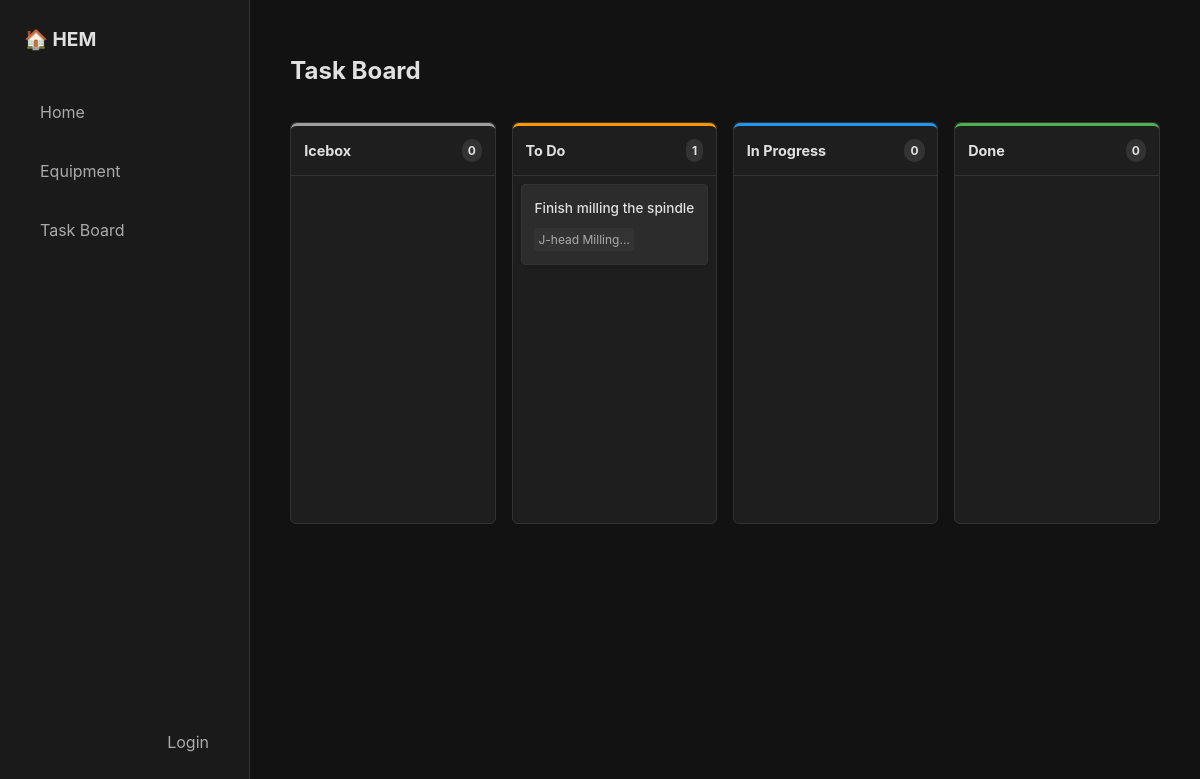
The app's page /kanban/, older data.
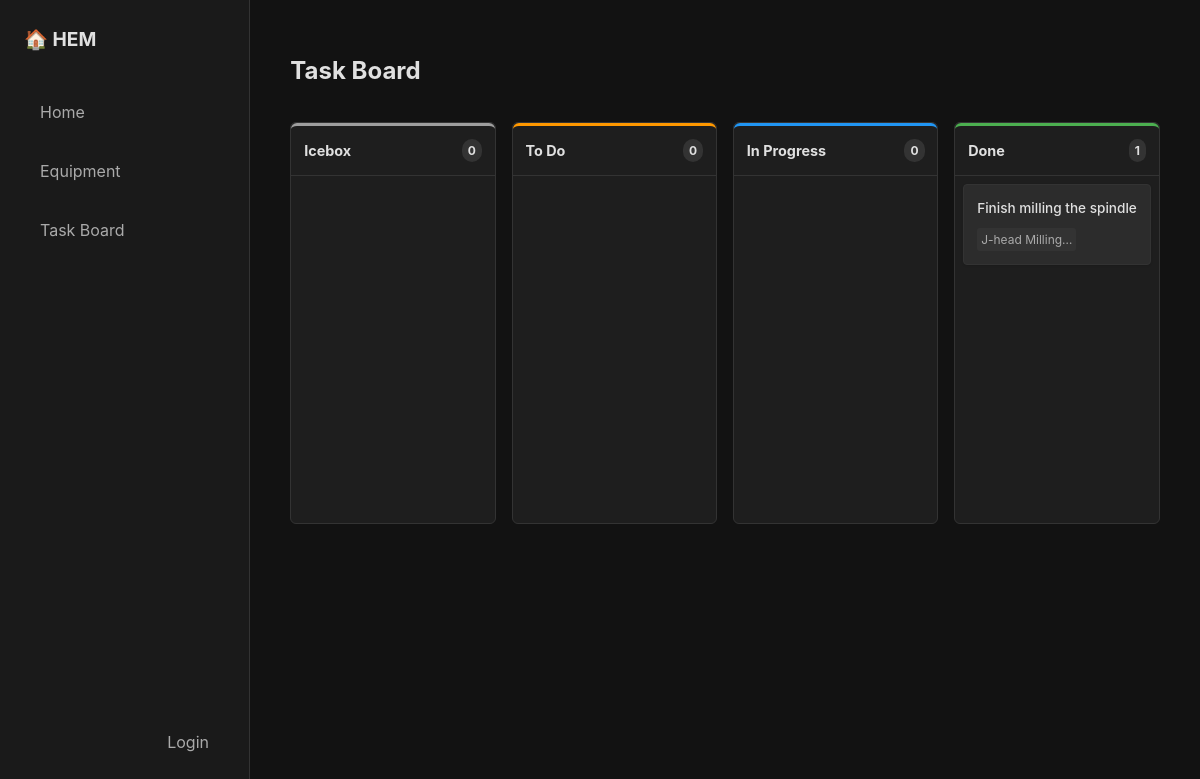
The same page, newer data.
### equipment/models.py (models this page shows, shortened)
class Task(models.Model):
    assignee = models.ForeignKey('auth.User', on_delete=models.SET_NULL, null=True, blank=True, related_name='assigned_tasks', help_text='User assigned to this task')
    STATUS_CHOICES = [
        ('icebox', 'Icebox'),
        ('todo', 'To Do'),
        ('in_progress', 'In Progress'),
        ('done', 'Done'),
    ]
    equipment = models.ForeignKey(Equipment, on_delete=models.CASCADE, related_name='tasks')
    title = models.CharField(max_length=200)
    description = models.TextField(blank=True)
    due_date = models.DateField(blank=True, null=True)
    completed = models.BooleanField(default=False)
    status = models.CharField(max_length=20, choices=STATUS_CHOICES, default='todo')
    created_at = models.DateTimeField(auto_now_add=True)
    updated_at = models.DateTimeField(auto_now=True)
    RECURRENCE_CHOICES = [
        (None, 'Does not repeat'),
        ('daily', 'Daily'),
        ('weekly', 'Weekly'),
        ('monthly', 'Monthly'),
        ('yearly', 'Yearly'),
    ]
    recurrence = models.CharField(max_length=10, choices=RECURRENCE_CHOICES, blank=True, null=True, default=None)
    next_due_date = models.DateField(blank=True, null=True, help_text="Next due date for recurring tasks")

class Equipment(models.Model):
    STATUS_CHOICES = [
        ('active', 'Active'),
        ('maintenance', 'Needs Maintenance'),
        ('broken', 'Broken'),
        ('stored', 'Stored'),
        ('retired', 'Retired'),
    ]
    name = models.CharField(max_length=200)
    description = models.TextField(blank=True)
    status = models.CharField(max_length=20, choices=STATUS_CHOICES, default='active')
    image = models.ImageField(upload_to='equipment/', blank=True, null=True)
    location = models.CharField(max_length=200, blank=True)
    purchase_date = models.DateField(blank=True, null=True)
    created_at = models.DateTimeField(auto_now_add=True)
    updated_at = models.DateTimeField(auto_now=True)

### equipment/views.py (the view)
# urls.py: path('kanban/', views.kanban_board, name='kanban_board'),
def kanban_board(request):
    tasks = Task.objects.all().select_related('equipment').order_by('due_date')
    return render(request, 'equipment/kanban.html', {
        'icebox_tasks': tasks.filter(status='icebox'),
        'todo_tasks': tasks.filter(status='todo'),
        'in_progress_tasks': tasks.filter(status='in_progress'),
        'done_tasks': tasks.filter(status='done'),
        'today': timezone.now().date(),
    })

### templates/equipment/kanban.html (shortened to what this page needs)
{% extends 'base.html' %}
{% block content %}
<div style="margin-bottom: 2rem;">
    <h2>Task Board</h2>
</div>
<div class="kanban-board">
    <div class="kanban-column">
        <div class="column-header status-icebox">
            <h3>Icebox <span id="count-icebox" class="count">{{ icebox_tasks.count }}</span></h3>
        </div>
        <div id="list-icebox" class="task-list">
        </div>
    </div>
    <div class="kanban-column">
        <div class="column-header status-todo">
            <h3>To Do <span id="count-todo" class="count">{{ todo_tasks.count }}</span></h3>
        </div>
        <div id="list-todo" class="task-list">
            {% for task in todo_tasks %}
            {% include 'equipment/partials/kanban_card.html' %}
            {% endfor %}
        </div>
    </div>
    <div class="kanban-column">
        <div class="column-header status-in_progress">
            <h3>In Progress <span id="count-in_progress" class="count">{{ in_progress_tasks.count }}</span></h3>
        </div>
        <div id="list-in_progress" class="task-list">
        </div>
    </div>
    <div class="kanban-column">
        <div class="column-header status-done">
            <h3>Done <span id="count-done" class="count">{{ done_tasks.count }}</span></h3>
        </div>
        <div id="list-done" class="task-list">
            {% for task in done_tasks %}
            {% include 'equipment/partials/kanban_card.html' %}
            {% endfor %}
        </div>
    </div>
</div>
{% endblock %}

### templates/equipment/partials/kanban_card.html (shortened to what this page needs)
<div class="kanban-card" data-task-id="{{ task.pk }}">
    <div style="font-weight: 500; margin-bottom: 0.5rem;">
        <a href="{% url 'task_detail' task.pk %}" style="text-decoration: none; color: inherit;">
            {{ task.title }}
        </a>
    </div>
    <div class="card-meta">
        <span class="equipment-tag">{{ task.equipment.name|truncatechars:15 }}</span>
    </div>
</div>

Row changes from the older to the newer data that the page shows:
changed Task "Finish milling the spindle": moves from the list under "To Do 1" to the list under "Done 1"
Text that changed along with them:
{{ todo_tasks.count }}: "1" → "0"
{{ done_tasks.count }}: "0" → "1"
